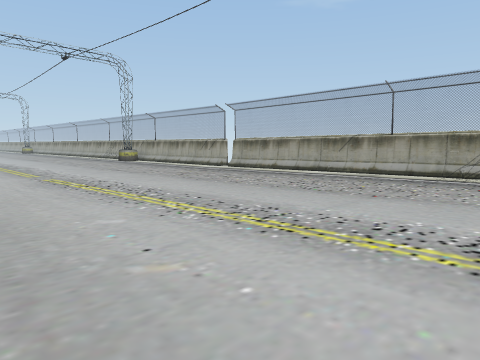
View 1 (above)

16 first-person views from a walk through a scene from a Unity 3-D project. The camera is 1.5 m above the floor, tilts 6° down and sees 70° across. The floor is counted in squares, 2 m on a side. Each view is taken from the middle of a square. On the plan, view 1 faces up. The plan holds only what a view shows up to about 11 squares ahead; the rest is blank. The place goes on beyond the plan. The player is left out. Some surface patterns are stand-ins.

View 2
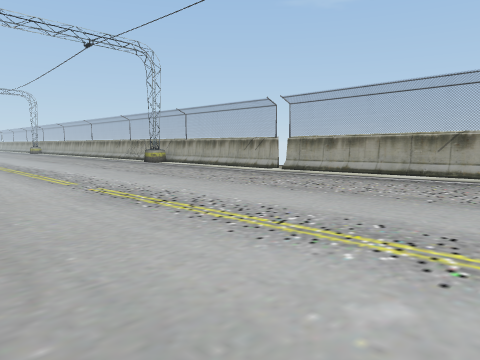

View 3
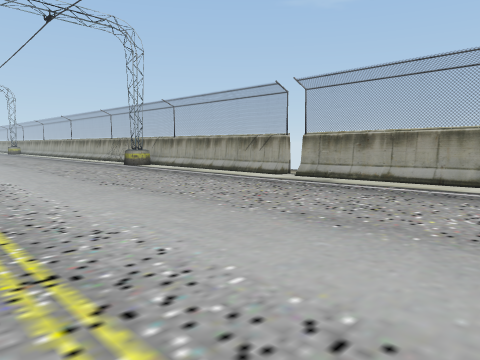

View 4
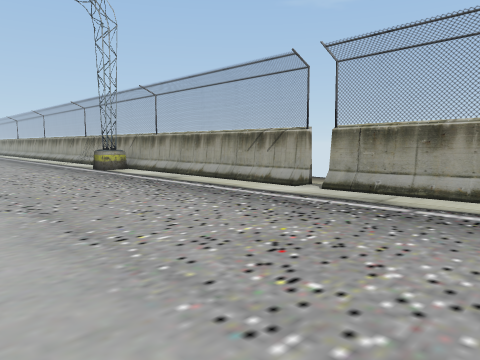

View 5
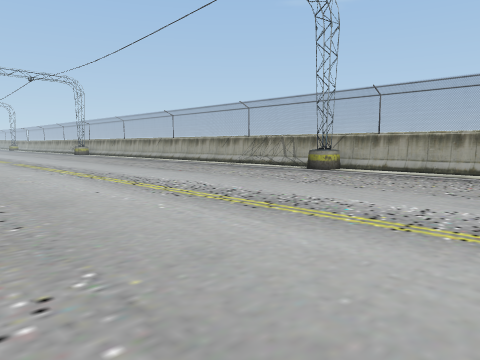

View 6
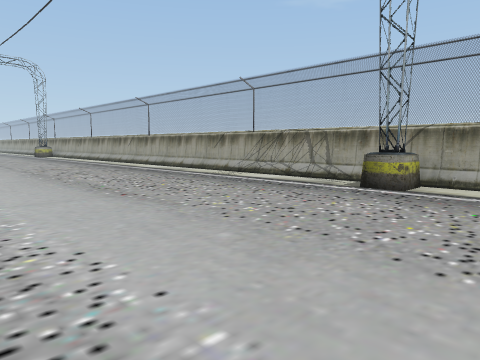

View 7
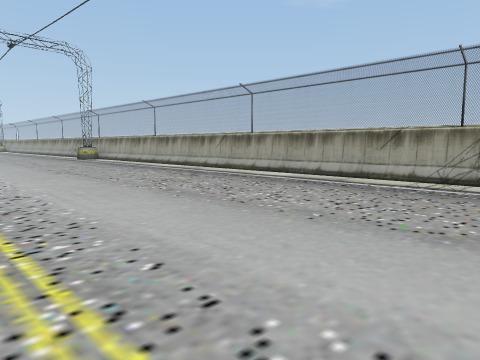

View 8
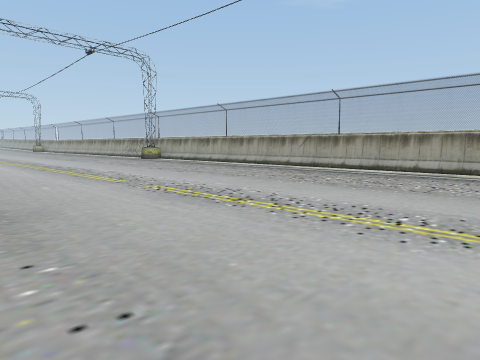

View 9
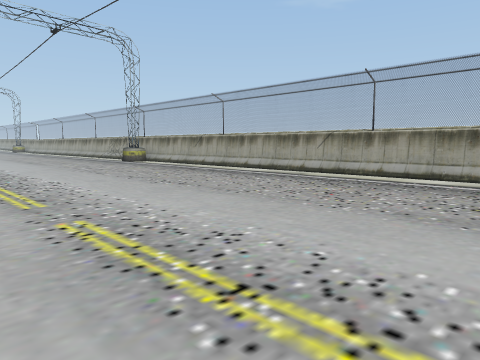

View 10
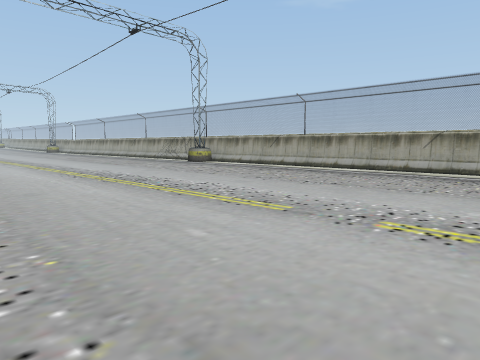

View 11
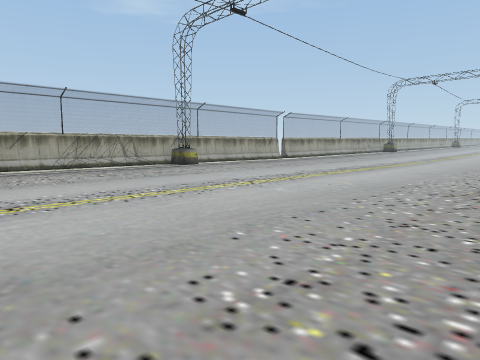

View 12
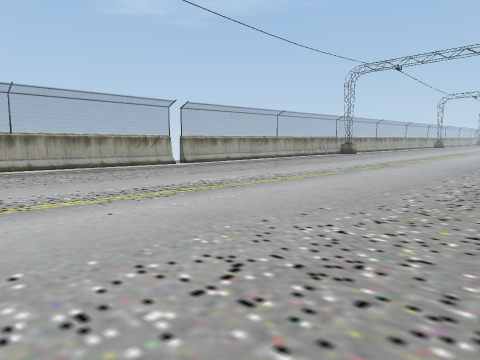

View 13
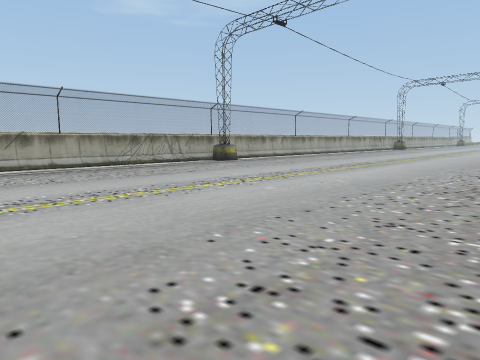

View 14
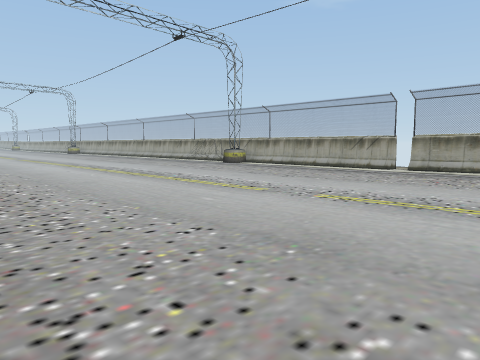

View 15
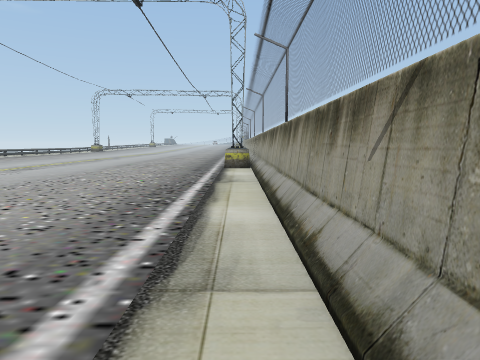

View 16
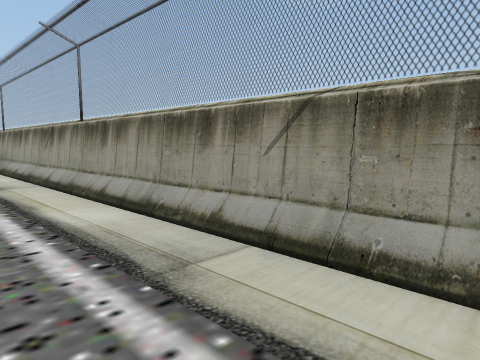

### Floor plan
Key: @ floor where view 1 was taken; # wall or solid block; . main floor; : floor 0.25 m higher than the main floor.
Columns run from 26 left of view 1 to 4 right of it. Each row starts with its distance up from view 1.
 30  .........##
 29 ...........##
 28 ............##
 27  ............##
 26  .............##
 25   .............##
 24    .............##
 23    ..............##
 22     ..............##
 21      ..............##
 20      ...............##
 19       ..............###
 18        ...............##
 17       .................##
 16        .................##
 15         .................##
 14           ................##
 13            ................##
 12            .................##
 11             .................##
 10              .................#
  9                ................
  8                 ...............
  7                  ..............
  6                   .............
  5                   ..........:::
  4                    .....:::::::
  3                     :::::::::::
  2                      ::::::::::
  1                        ::::::::
  0                         ::@::::
 -1                           :::::
 -2                            ::::
 -3                              ::

Positions as (right, up) in squares from view 1, and headings:
1: (0, 0), facing up
2: (-2, 2), facing up
3: (-2, 5), facing up
4: (-2, 8), facing up
5: (-9, 8), facing up
6: (-9, 13), facing up
7: (-13, 16), facing up
8: (-16, 15), facing up
9: (-16, 18), facing up
10: (-19, 18), facing up
11: (-20, 17), facing right
12: (-15, 12), facing right
13: (-7, 4), facing right
14: (-6, 3), facing up
15: (-13, 26), facing up-left
16: (-14, 25), facing up
